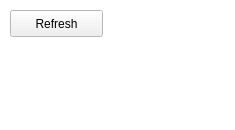
<?xml version="1.0" encoding="UTF-8"?>
<ui version="4.0">
 <class>Graph</class>
 <widget class="QWidget" name="Graph">
  <property name="geometry">
   <rect>
    <x>0</x>
    <y>0</y>
    <width>235</width>
    <height>130</height>
   </rect>
  </property>
  <property name="palette">
   <palette>
    <active>
     <colorrole role="Base">
      <brush brushstyle="SolidPattern">
       <color alpha="255">
        <red>255</red>
        <green>255</green>
        <blue>255</blue>
       </color>
      </brush>
     </colorrole>
     <colorrole role="Window">
      <brush brushstyle="SolidPattern">
       <color alpha="255">
        <red>255</red>
        <green>255</green>
        <blue>255</blue>
       </color>
      </brush>
     </colorrole>
    </active>
    <inactive>
     <colorrole role="Base">
      <brush brushstyle="SolidPattern">
       <color alpha="255">
        <red>255</red>
        <green>255</green>
        <blue>255</blue>
       </color>
      </brush>
     </colorrole>
     <colorrole role="Window">
      <brush brushstyle="SolidPattern">
       <color alpha="255">
        <red>255</red>
        <green>255</green>
        <blue>255</blue>
       </color>
      </brush>
     </colorrole>
    </inactive>
    <disabled>
     <colorrole role="Base">
      <brush brushstyle="SolidPattern">
       <color alpha="255">
        <red>255</red>
        <green>255</green>
        <blue>255</blue>
       </color>
      </brush>
     </colorrole>
     <colorrole role="Window">
      <brush brushstyle="SolidPattern">
       <color alpha="255">
        <red>255</red>
        <green>255</green>
        <blue>255</blue>
       </color>
      </brush>
     </colorrole>
    </disabled>
   </palette>
  </property>
  <property name="windowTitle">
   <string>Form</string>
  </property>
  <widget class="QPushButton" name="refresh">
   <property name="geometry">
    <rect>
     <x>10</x>
     <y>10</y>
     <width>93</width>
     <height>27</height>
    </rect>
   </property>
   <property name="text">
    <string>Refresh</string>
   </property>
  </widget>
 </widget>
 <resources/>
 <connections/>
</ui>
